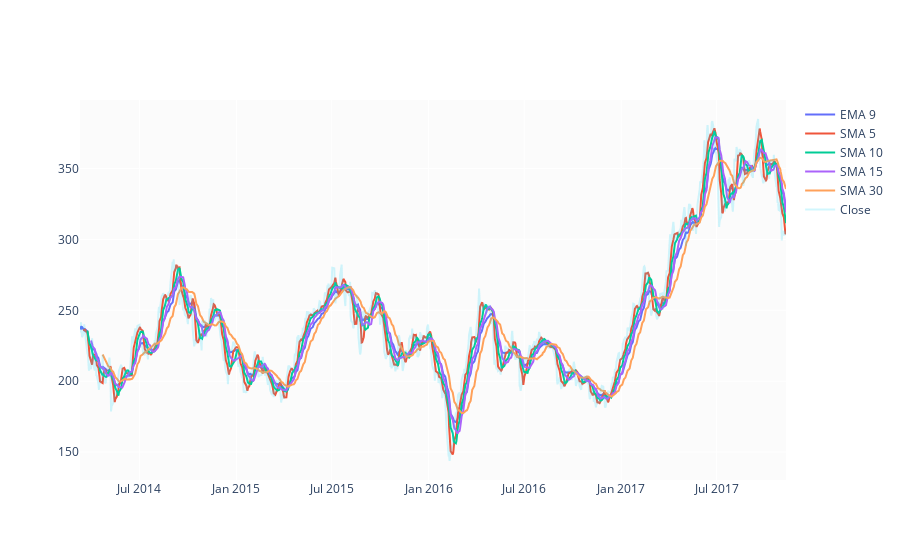

The notebook cell saved with this chart:
### Markdown cell above
#### Moving Averages

I'm calculating few moving averages to be used as features: $SMA_{5}$, $SMA_{10}$, $SMA_{15}$, $SMA_{30}$ and $EMA_{9}$.

### Code cell
df['EMA_9'] = df['Close'].ewm(com=9).mean().shift()
df['SMA_5'] = df['Close'].rolling(5).mean().shift()
df['SMA_10'] = df['Close'].rolling(10).mean().shift()
df['SMA_15'] = df['Close'].rolling(15).mean().shift()
df['SMA_30'] = df['Close'].rolling(30).mean().shift()

fig = go.Figure()
fig.add_trace(go.Scatter(x=df.Date, y=df.EMA_9, name='EMA 9'))
fig.add_trace(go.Scatter(x=df.Date, y=df.SMA_5, name='SMA 5'))
fig.add_trace(go.Scatter(x=df.Date, y=df.SMA_10, name='SMA 10'))
fig.add_trace(go.Scatter(x=df.Date, y=df.SMA_15, name='SMA 15'))
fig.add_trace(go.Scatter(x=df.Date, y=df.SMA_30, name='SMA 30'))
fig.add_trace(go.Scatter(x=df.Date, y=df.Close, name='Close', opacity=0.2))
fig.show()

### Figure 1 — Plotly figure (JSON) as saved in the notebook; plotly's stock layout.template omitted (floating-point values rounded to 4 significant figures; data arrays with more than 128 entries replaced by an {"elided": "..."} marker saying what was removed)
{"data": [{"name": "EMA 9", "type": "scatter", "x": {"elided": "929 str values"}, "y": {"elided": "929 float values"}}, {"name": "SMA 5", "type": "scatter", "x": {"elided": "929 str values"}, "y": {"elided": "929 float values"}}, {"name": "SMA 10", "type": "scatter", "x": {"elided": "929 str values"}, "y": {"elided": "929 float values"}}, {"name": "SMA 15", "type": "scatter", "x": {"elided": "929 str values"}, "y": {"elided": "929 float values"}}, {"name": "SMA 30", "type": "scatter", "x": {"elided": "929 str values"}, "y": {"elided": "929 float values"}}, {"name": "Close", "opacity": 0.2, "type": "scatter", "x": {"elided": "929 str values"}, "y": {"elided": "929 float values"}}], "layout": {}}
